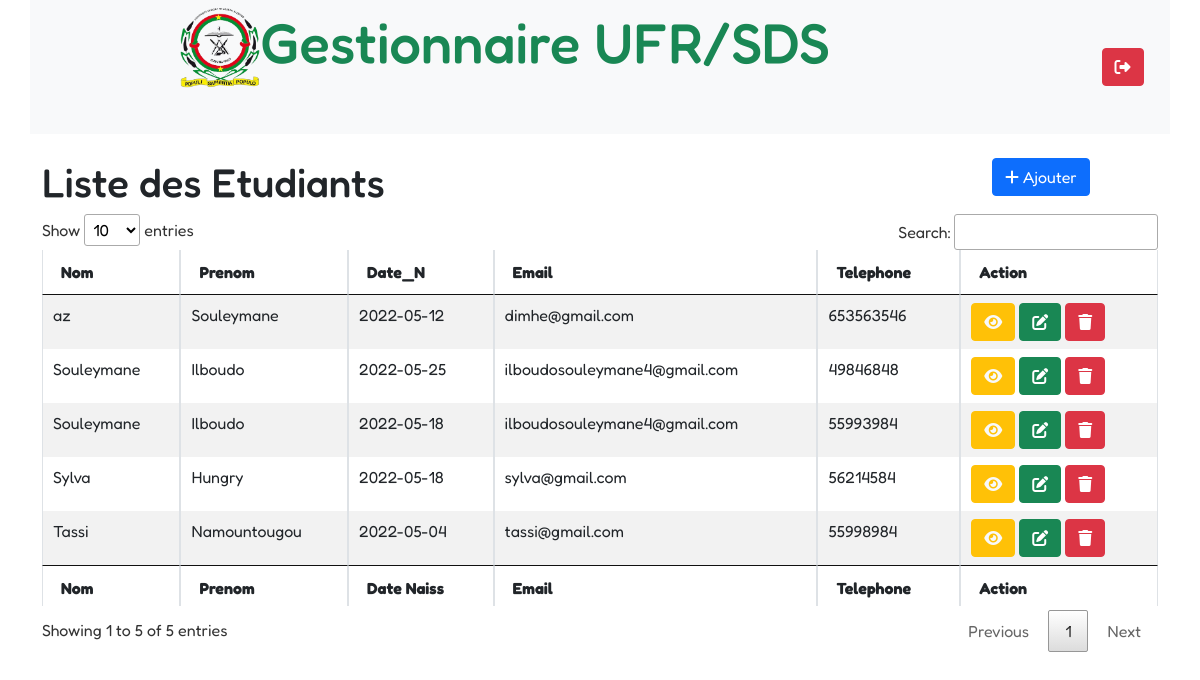
Page /view/Liste.php (signed in) on the committed database.
### tables this page shows
CREATE TABLE `Etudiant` (
  `nom` varchar(100) DEFAULT NULL,
  `prenom` varchar(100) DEFAULT NULL,
  `date_naiss` date DEFAULT NULL,
  `email` varchar(100) DEFAULT NULL,
  `numero` varchar(100) NOT NULL,
  `idTuteur` varchar(100) DEFAULT NULL
);

### view/Liste.php (the view, shortened to what this page needs)
<!DOCTYPE html>
<html lang="en">
  <head>
    <link rel="stylesheet" href="../styles/style.css" />
    <link rel="stylesheet" href="../assets/bootstrap5/css/bootstrap.min.css" />
    <link rel="stylesheet" href="../assets/jquery.dataTables.min.css" />
    <link
      rel="stylesheet"
      href="https://cdnjs.cloudflare.com/ajax/libs/font-awesome/6.1.1/css/all.min.css"
    />
  </head>
  <body class="container">
  <nav class="navbar row text-center bg-light h-10 mb-4">
      <div class="col-10">
        <a class="navbar-brand d-inline" href="#">
          <h1
            class=" text-success bg-light "
            style="font-size: 3.5rem"
          >
            <img
              src="../assets/img/logo.png"
              alt=""
              style="height: 5rem"
              class="d-inline-block align-text-top"
            />Gestionnaire UFR/SDS
          </h1>
        </a>
      </div>
      <div class="col-1 bg-light">
        <a href="../Controller/logout.php" class="btn btn-danger">
          <i class="fas fa-sign-out-alt"></i>
        </a>
      </div>
    </nav>
    <div class="row justify-content-between">
      <div class="col-md-4">
        <h1>Liste des Etudiants</h1>
      </div>
      <div class="col-md-2">
        <a class="btn btn-primary" href="enregistrement.php">
          <i class="fas fa-plus"></i> Ajouter
        </a>
      </div>
    </div>
    <table
      id="myTable"
      class="table table-striped table-bordered"
      style="width: 100%"
    >
      <thead>
        <tr>
          <th>Nom</th>
          <th>Prenom</th>
          <th>Date_N</th>
          <th>Email</th>
          <th>Telephone</th>
          <th>Action</th>
        </tr>
      </thead>
      <tbody>
          <?php
          include ('../Controller/con_conf.php');
          $req = $bdd->query('SELECT * FROM Etudiant');
          $i=1;
          while($result = $req->fetch()){
            echo "<tr>";
            echo "<td>".$result['nom']."</td>";
            echo "<td>".$result['prenom']."</td>";
            echo "<td>".$result['date_naiss']."</td>";
            echo "<td>".$result['email']."</td>";
            echo "<td>".$result['numero']."</td>";
            echo "<td>";
            echo " <a href='../view/info.php?id=$result[numero]'
              class='btn btn-warning text-light'
              alt='infos du tuteur'
            >
              <i class='fa-solid fa-eye'></i>
            </a>
            <a href='../Controller/update.php?id=$result[numero]'
              class='btn btn-success'
            >
              <i class='fa-solid fa-edit'></i>
            </a>
            <a id=sup$i href='../Controller/delete.php?id=$result[numero]'
              class=' btn btn-danger'
            >
              <i class='fa-solid fa-trash'>
              </i>
            </a>
          </td>";
        $i++;}
          ?>
       </tr>
      </tbody>
      <tfoot>
        <tr>
          <th>Nom</th>
          <th>Prenom</th>
          <th>Date Naiss</th>
          <th>Email</th>
          <th>Telephone</th>
          <th>Action</th>
          </tr>
        </tfoot>
    </table>
  </body>
</html>

### styles/style.css (style rules this page uses)
* { margin: 0; padding: 0; font-family: "Fredoka", sans-serif; }

### rows in the picture
etudiant: nom "Souleymane", prenom "Ilboudo", date_naiss "2022-05-25", email "ilboudosouleymane4@gmail.com", numero "49846848"
etudiant: nom "Souleymane", prenom "Ilboudo", date_naiss "2022-05-18", email "ilboudosouleymane4@gmail.com", numero "55993984"
etudiant: nom "Tassi", prenom "Namountougou", date_naiss "2022-05-04", email "tassi@gmail.com", numero "55998984"
etudiant: nom "Sylva", prenom "Hungry", date_naiss "2022-05-18", email "sylva@gmail.com", numero "56214584"
etudiant: nom "az", prenom "Souleymane", date_naiss "2022-05-12", email "dimhe@gmail.com", numero "653563546"
